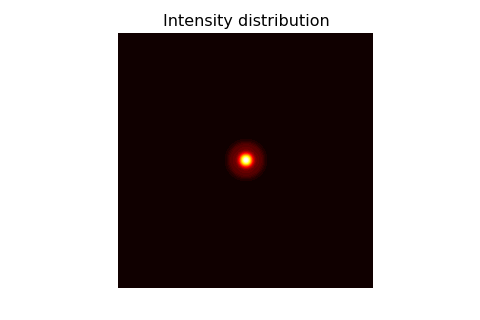

Reproduce this figure in Python.
#!/usr/bin/env python
from matplotlib.backends.backend_tkagg import FigureCanvasTkAgg
import matplotlib.pyplot as plt
import sys
import math

if sys.version_info[0] < 3:
    from Tkinter import *
    import Tkinter as Tk
else:
    from tkinter import *
    import tkinter as Tk
from LightPipes import *

root = Tk.Tk()
root.wm_title("Computer practicum: Fresnel plane wavefront")
root.wm_protocol("WM_DELETE_WINDOW", root.quit)

wavelength=493*nm;
size=5*mm;
N=200; N2=int(N/2)

z1=50*cm
z2=20*cm
R=0.5*mm

fig=plt.figure(figsize=(6,4))
ax1 = fig.add_subplot(111)

canvas = FigureCanvasTkAgg(fig, master=root)
canvas._tkcanvas.pack(side=Tk.LEFT, fill=Tk.BOTH, expand=1)
v=StringVar()

def TheExample():
    global F,z,R,wavelength,I
    #print (root.winfo_pointerxy())

    F=Begin(size,wavelength,N)
    F=GaussHermite(0,0,1.0,size/3,F)
    z1=float(scale_z1.get())*cm
    z2=float(scale_z2.get())*cm
    R=float(scale_R.get())/2*mm
    F=CircAperture(R,0,0,F)
    F=Lens(-z1,0,0,F)
    FN=2/wavelength*(math.sqrt(z2*z2+R*R)-z2)
    if (FN >= 15.0):
        F=Forvard(z2,F)
    else:
        F=Fresnel(z2,F)
    I=Intensity(0,F)
    ax1.clear()
    ax1.contourf(I,50,cmap='hot'); ax1.axis('off'); ax1.axis('equal')

    ax1.set_title('Intensity distribution') 
    canvas.show()

def motion(event):
    x=event.xdata;y=event.ydata
    if (x and y is not None and x>0 and x<N and y>0 and y<N):
        v.set('x=%f, y=%f\n I=%f' %((-size/2+x*size/N)/mm,(-size/2+y*size/N)/mm,I[int(x)][int(y)]))
        root.configure(cursor='crosshair')
    else:
        v.set('')
        root.configure(cursor='arrow')

def _quit():
    root.quit()
    root.destroy()

frame1=Frame(root)
frame1.pack(side=Tk.BOTTOM)
frame2=Frame(frame1)
frame2.pack(side=Tk.BOTTOM)
frame3=Frame(frame2)
frame3.pack(side=Tk.BOTTOM)
frame4=Frame(frame3)
frame4.pack(side=Tk.BOTTOM)

scale_R = Tk.Scale(frame1,
                    orient='horizontal',
                    label = 'diameter aperture [mm]',
                    length = 200, from_=0.5, to=size/2/mm,
                    resolution = 0.001)
scale_R.pack(side = Tk.LEFT)
scale_R.set(R/mm)

scale_z1 = Tk.Scale( frame2,
                    orient='horizontal',
                    label = 'z1 [cm]',
                    length = 200,
                    from_=0.01, to=200.0,
                    resolution = 0.01)
scale_z1.pack(side = Tk.LEFT)
scale_z1.set(z1/cm)

scale_z2 = Tk.Scale( frame3,
                    orient='horizontal',
                    label = 'z2 [cm]',
                    length = 200,
                    from_=0.01, to=200.0,
                    resolution = 0.01)
scale_z2.pack(side = Tk.LEFT)
scale_z2.set(z2/cm)

button_quit = Tk.Button(frame4,
                        width = 24,
                        text='Quit',
                        command=_quit)
                        
button_quit.pack(side=Tk.LEFT, pady=10)

Label(root, textvariable=v).pack(side=Tk.LEFT)

cid = fig.canvas.mpl_connect('motion_notify_event', motion)

def task():
    TheExample()
    root.after(1, task)

root.after(1, task)
root.mainloop()
